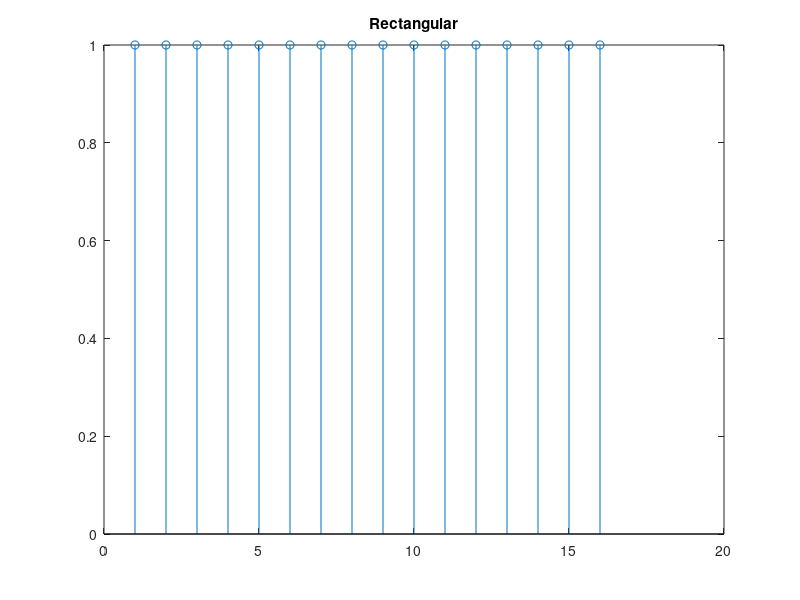
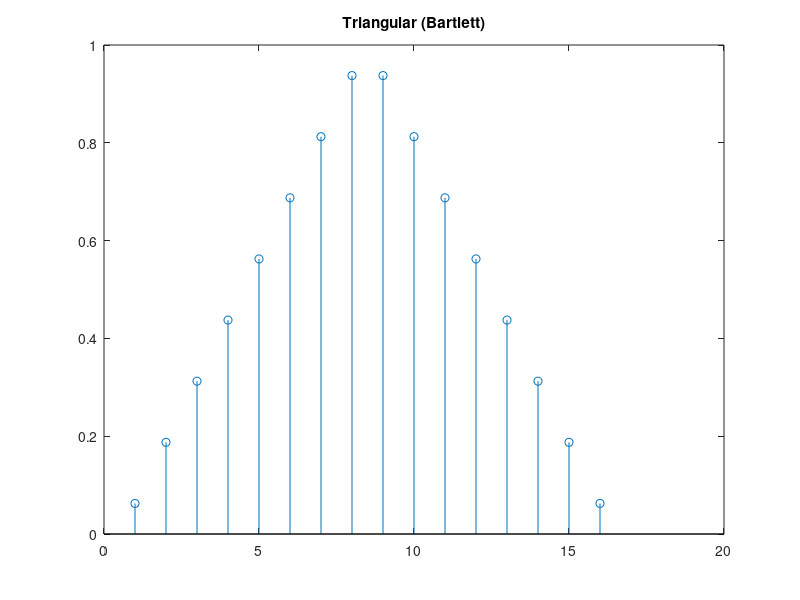
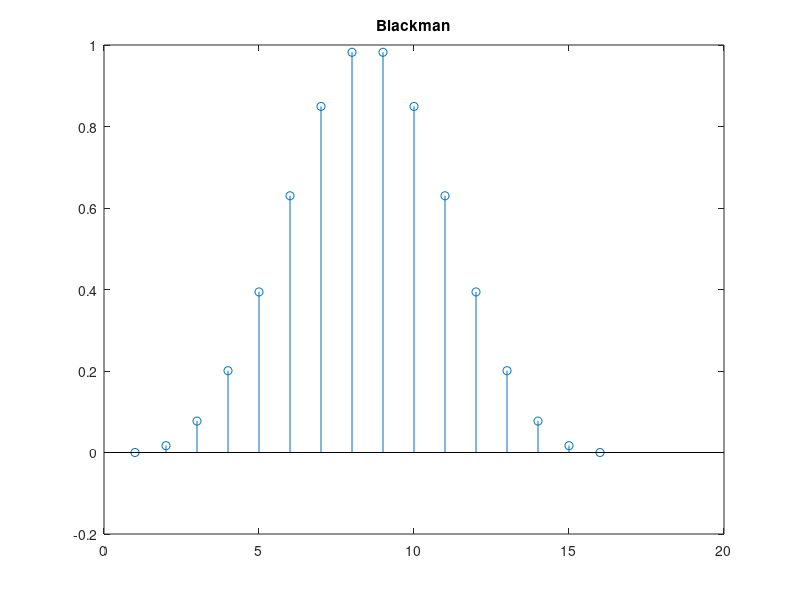
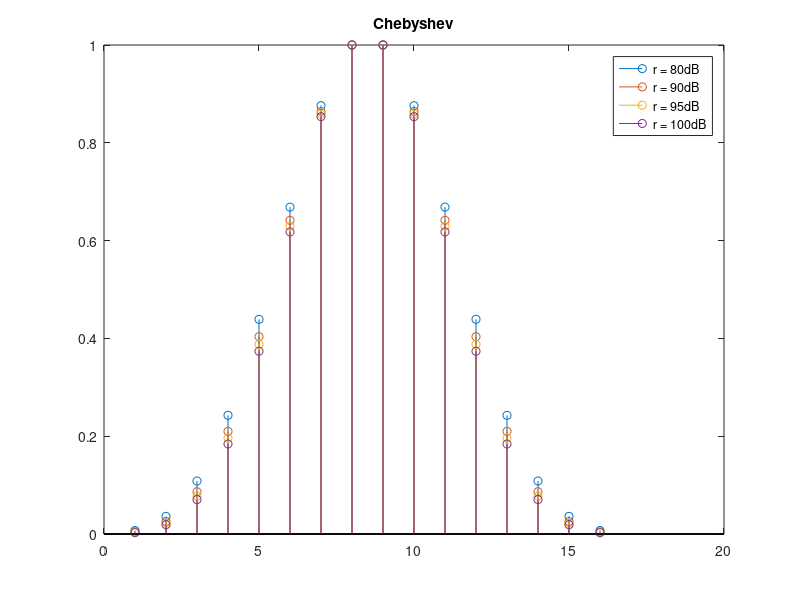

MATLAB code for these plots, in order: (Note: this script raises an error after producing the figures.)
%       File tema1.M

%       Call: click Run

%       Ploteaza raspunsurile la impuls ale celor 9 ferestre prezentate
%       in enuntul temei. Foloseste functia stem(f) pentru reprezentare
%       si functiile implicite Matlab pentru creare de vectori tip 
%       fereastra. Se vo trasa 9 grafice, fiecare continand reprezentarea 
%       unei ferestre.
%       In continuare, in figura nr 10, se vor trasa (cu subplot), ampli-
%       tudinile raspunsurilor in frecventa ale celor 9 ferestre;
%       Mentionez ca variabila f va fi un vector de numere reale, in timp
%       ce parametri fiecarei ferestre(acolo unde exista : Cebyshev,
%       Kaiser, Tukey, Lanczos) vor fi de tip numere reale pozitive. M este 
%       un numar natural. Functia va afisa de asemenea si raspunsurile date
%       de wvtool (grafice + parametri de compartie a celor noua ferestre)

%       Se poate modifica valoarea parametrului M de pe linia 31 cu scopul
%       obtinerii unor filtre de alt ordin.

%       Daca vor exista erori, programul se va incheia, afisand in linia de
%       comanda Matlab eroarea ce a provocat intreruperea functionarii.

%       Uses: WAR_ERR

%       Autor: Irina COSTACHESCU
%       Creat: Decembrie 18, 2017
%       Updatat: Ianuarie 5, 2018
% 

M = 16;

%{
SUBPUNCTUL a:
Raspunsurile la impuls ale celor 9 ferestre; Pentru ferestrele
cu parametru, am variat valorile conform enuntului.
%}
figure(1)           
f = boxcar(M);
stem(f);
title('Rectangular');

figure(2)
f = triang(M);
stem(f);
title('Triangular (Bartlett)');

figure(3)
f = blackman(M);
stem(f);
title('Blackman');

figure(4)
r = 80;
f = chebwin(M,r);
stem(f);
hold on
r = 90;
f = chebwin(M,r);
stem(f);
hold on
r = 95;
f = chebwin(M,r)
stem(f);
hold on
r = 100;
f = chebwin(M,r);
stem(f);
title('Chebyshev');
legend('r = 80dB','r = 90dB','r = 95dB','r = 100dB');

figure(5)
f = hamming(M);
stem(f);
title('Hamming');

figure(6)
f = hanning(M);
stem(f);
title('Hanning');

figure(7)
beta = 1;
f = kaiser(M,beta);
stem(f);
hold on
beta = 3;
f = kaiser(M,beta);
stem(f);
hold on
beta = 5;
f = kaiser(M,beta);
stem(f);
hold on
beta = 9;
f = kaiser(M,beta);
stem(f);
title('Kaiser');
legend('beta = 1dB','beta = 3dB','beta = 5dB','beta = 9dB');

figure(8)
L = 0.5;
f = lanczos(M,L);
stem(f);
hold on;
L = 1;
f = lanczos(M,L);
stem(f);
hold on;
L = 2;
f = lanczos(M,L);
stem(f);
hold on;
L = 3;
f = lanczos(M,L);
stem(f);
legend('L = 0.5','L = 1','L = 2','L = 3');
title('Lanczos');

figure(9)
alfa = 0.25;
f = tukeywin(M,alfa);
stem(f);
hold on
alfa = 0.47;
f = tukeywin(M,alfa);
stem(f);
hold on
alfa = 0.78;
f = tukeywin(M,alfa);
stem(f);
hold on
alfa = 1;
f = tukeywin(M,alfa);
stem(f);
title('Tukey');
legend('alfa = 25%','alfa = 47%','alfa = 78%','alfa = 100% ');

%{
SUBPUNCTUL b:
Amplitudinile raspunsurilor in frecventa pentru cele noua ferestre;
Pentru ferestrele cu parametru, am variat valorile conform enuntului
%}


figure(10)
subplot(331)
f = boxcar(M);
f = f/sum(f);       %Normare
[F,w] = freqz(f);   %Calcul raspuns in frecventa
w = w/pi;           %Am normalizat frecventa pentru a obtine graficele la 
                    %la fel ca cele din pdf-ul cu enuntul temei;
plot(w,20*log10(abs(F))); %am plotat amplitudinea in dB
title('Rectangular');
ylabel('[dB]');

subplot(332);
f = triang(M);
f = f/sum(f);
[F,w] = freqz(f);
w = w/pi;
plot(w,20*log10(abs(F)));
ylabel('[dB]');
title('Triangular (Bartlett)');

subplot(333)
f = blackman(M);
f = f/sum(f);
[F,w] = freqz(f);
w = w/pi;
plot(w,20*log10(abs(F)));
ylabel('[dB]');
title('Blackman');

subplot(334)
r = 82;
f = chebwin(M,r);
f = f/sum(f);
[F,w] = freqz(f);
w = w/pi;
plot(w,20*log10(abs(F)));
hold on
r = 90;
f = chebwin(M,r);
f = f/sum(f);
[F,w] = freqz(f);
w = w/pi;
plot(w,20*log10(abs(F)));
hold on
r = 95;
f = chebwin(M,r);
f = f/sum(f);
[F,w] = freqz(f);
w = w/pi;
plot(w,20*log10(abs(F)));
hold on
r = 100;
f = chebwin(M,r);
f = f/sum(f);
[F,w] = freqz(f);
w = w/pi;
plot(w,20*log10(abs(F)));
ylabel('[dB]');
legend('r = 82dB','r = 90dB','r = 95dB','r = 100dB');
title('Chebyshev');

subplot(335)
f = hamming(M);
f = f/sum(f);
[F,w] = freqz(f);
w = w/pi;
plot(w,20*log10(abs(F)));
title('Hamming');

subplot(336)
f = hanning(M);
f = f/sum(f);
[F,w] = freqz(f);
w = w/pi;
plot(w,20*log10(abs(F)));
ylabel('[dB]');
title('Hanning');

subplot(337)
beta = 1;
f = kaiser(M,beta);
f = f/sum(f);
[F,w] = freqz(f);
w = w/pi;
plot(w,20*log10(abs(F)));
hold on
beta = 3;
f = kaiser(M,beta);
f = f/sum(f);
[F,w] = freqz(f);
w = w/pi;
plot(w,20*log10(abs(F)));
hold on
beta = 5;
f = kaiser(M,beta);
f = f/sum(f);
[F,w] = freqz(f);
w = w/pi;
plot(w,20*log10(abs(F)));
hold on
beta = 9;
f = kaiser(M,beta);
f = f/sum(f);
[F,w] = freqz(f);
w = w/pi;
plot(w,20*log10(abs(F)));
ylabel('[dB]');
legend('beta = 1dB','beta = 3dB','beta = 5dB','beta = 9dB');
title('Kaiser');

subplot(338)
L = 0.5;
f = lanczos(M,L);
f = f/sum(f);
[F,w] = freqz(f);
w = w/pi;
plot(w,20*log10(abs(F)));
hold on
L = 1;
f = lanczos(M,L);
f = f/sum(f);
[F,w] = freqz(f);
w = w/pi;
plot(w,20*log10(abs(F)));
hold on
L = 2;
f = lanczos(M,L);
f = f/sum(f);
[F,w] = freqz(f);
w = w/pi;
plot(w,20*log10(abs(F)));
hold on
L = 3;
f = lanczos(M,L);
f = f/sum(f);
[F,w] = freqz(f);
w = w/pi;
plot(w,20*log10(abs(F)));
ylabel('[dB]');
legend('L = 0.5','L = 1','L = 2','L = 3');
title('Lanczos');

subplot(339)
alfa = 0.25;
f = tukeywin(M,alfa);
f = f/sum(f);
[F,w] = freqz(f);
w = w/pi;
plot(w,20*log10(abs(F)));
hold on
alfa = 0.47;
f = tukeywin(M,alfa);
f = f/sum(f);
[F,w] = freqz(f);
w = w/pi;
plot(w,20*log10(abs(F)));
hold on
alfa = 0.78;
f = tukeywin(M,alfa);
f = f/sum(f);
[F,w] = freqz(f);
w = w/pi;
plot(w,20*log10(abs(F)));
hold on
alfa = 1;
f = tukeywin(M,alfa);
f = f/sum(f);
[F,w] = freqz(f);
w = w/pi;
plot(w,20*log10(abs(F)));
legend('alfa = 25%','alfa = 47%','alfa = 78%','alfa = 100% ');
ylabel('[dB]');
title('Tukey');

%{
Comparatia intre tipurile de ferestre utilizate, folosind functia wvtool
care returneaza parametri necesati evaluarii performantelor ferestrelor.
Latimea lobului principal si atenuarea lobilor secundari
%}
f = boxcar(M+1);
wvtool(f);
f = triang(M+1);
wvtool(f)
f = blackman(M+1);
wvtool(f)
f = chebwin(M+1,80);
wvtool(f)
f = chebwin(M+1,90);
wvtool(f)
f = chebwin(M+1,95);
wvtool(f)
f = chebwin(M+1,100);
wvtool(f)
f = hamming(M+1);
wvtool(f)
f = hanning(M+1);
wvtool(f)
f = kaiser(M+1,1);
wvtool(f)
f = kaiser(M+1,3);
wvtool(f)
f = kaiser(M+1,5);
wvtool(f)
f = kaiser(M+1,7);
wvtool(f)
f = lanczos(M+1,0.5);
wvtool(f)
f = lanczos(M+1,1);
wvtool(f)
f = lanczos(M+1,2);
wvtool(f)
f = lanczos(M+1,3);
wvtool(f)
f = tukeywin(M+1,0.25);
wvtool(f)
f = tukeywin(M+1,0.47);
wvtool(f)
f = tukeywin(M+1,0.78);
wvtool(f)
f = tukeywin(M+1,1);
wvtool(f)











